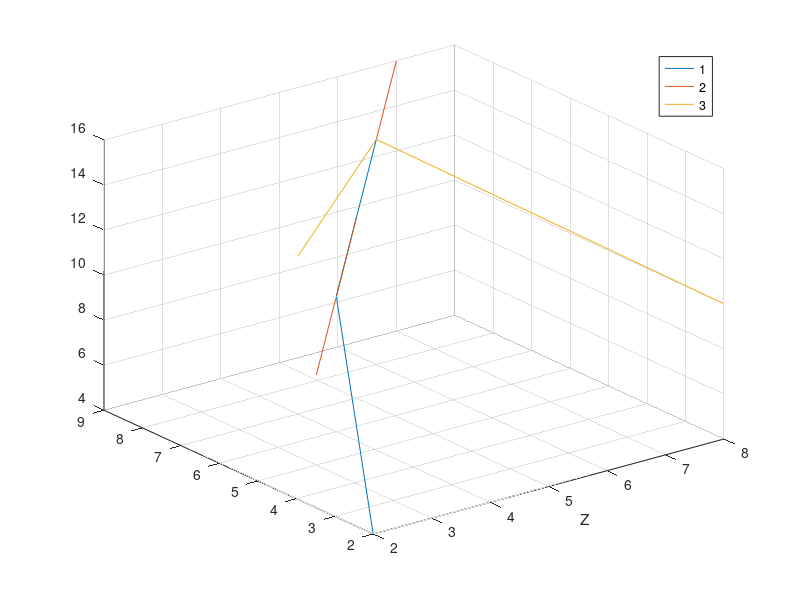

Here is the MATLAB script that generated this plot:
x=-4:2:10;
y=-4:2:10;
z=sin(x)+cos(x);
plot3(x,y,z);
xlabel('X');
ylabel('Y');
zlabel('Z');
title('3D plot');
grid on;

a=[2 3 4; 4 5 6;6 7 8];
b=[2 5 7;6 7 8; 8 9 2];
c=a+b;
plot3(a,b,c);
legend('1', '2', '3');
grid on;
xlabel('X');
xlabel('Y');
xlabel('Z');
